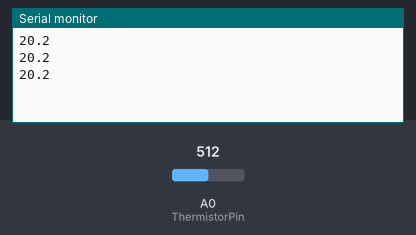
This sketch was run on a simulated Arduino Uno, built with avr-gcc and run on an emulated ATmega328P. Shown: the last lines printed to the serial monitor. Inputs (shaded band) come from the test bench; at power-on: A0 (ThermistorPin) = 512.

Above: at 1.3 s.
1.4 s: A0 (ThermistorPin) set to 716
At 1.9 s:
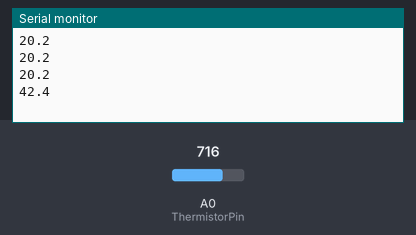
2.9 s: A0 (ThermistorPin) set to 900
At 3.4 s:
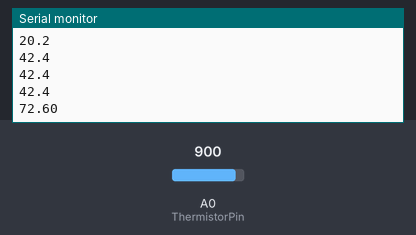
Timing chart, 0 to 5.9 s (numbered marks = the images above; inputs shaded):
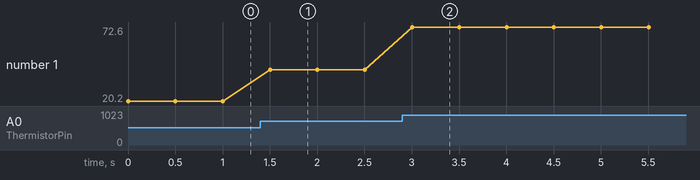

The sketch:

Temperature_With_Tab.ino
```cpp
int ThermistorPin = A0;
int adc;
unsigned int TempTab[][2] =
{
{50,0},
{100,390},
{150,1677},
{200,2544},
{250,3237},
{300,3837},
{350,4382},
{400,4895},
{450,5392},
{500,5883},
{550,6379},
{600,6890},
{650,7426},
{700,8002},
{750,8636},
{800,9355},
{850,10203},
{900,11260},
{950,12695},
{971,4985},
{1023,16567}
};


void setup() {
  // put your setup code here, to run once:
  Serial.begin(9600);
}

void loop() {
  int i;
  int adco, adci, tempo, tempi;
  int result;
  // put your main code here, to run repeatedly:
  adc = analogRead(ThermistorPin);
  // Serial.println(adc);
  for (i = 1; adc > TempTab[i][0];i++);
  adco = TempTab[i-1][0];
  adci = TempTab[i][0];
  tempo = TempTab[i-1][1];
  tempi = TempTab[i][1];

  result = map(adc, adco, adci, tempo, tempi);

  Serial.print((result-4000)/100);
  Serial.print(".");
  Serial.println((result-4000)%100);
  delay(500);
}
```

Measured:
- after the input at 1.4 s, the serial monitor: prints a new line after 0.10 s (image 1)
- after the input at 2.9 s, the serial monitor: prints a new line after 0.10 s (image 2)
- plotted number 1: 20.2 → 42.4 after the input at 1.4 s, 42.4 → 72.6 after the input at 2.9 s
